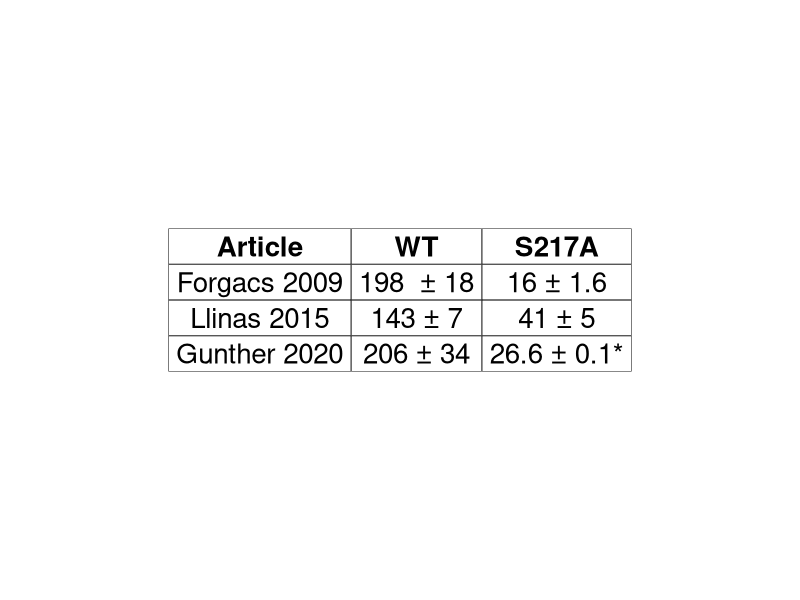
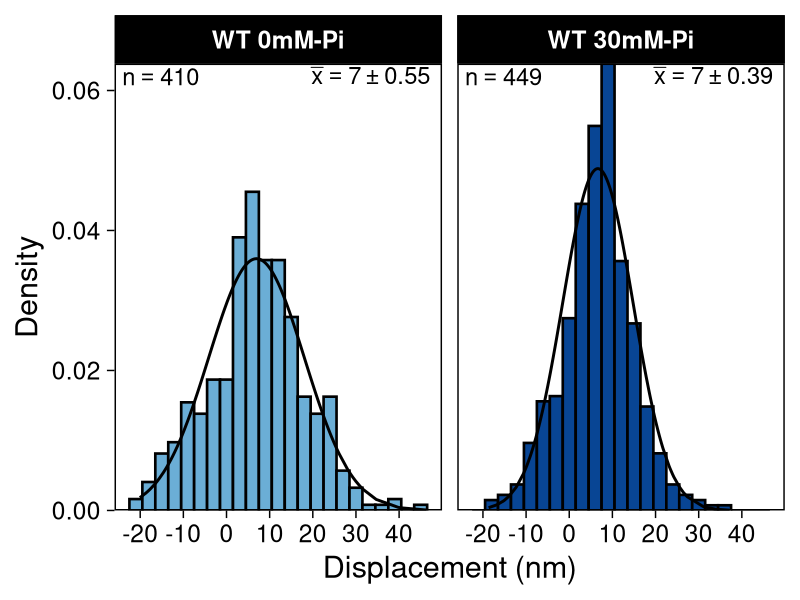
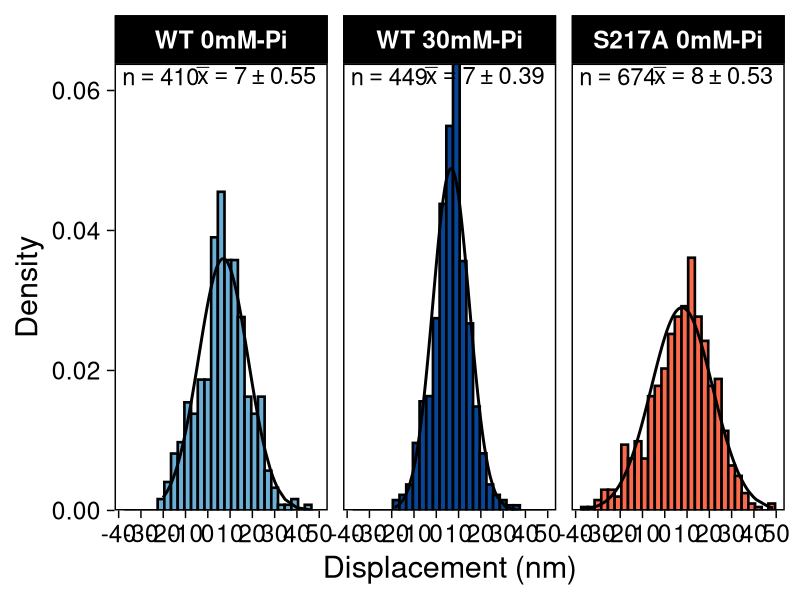
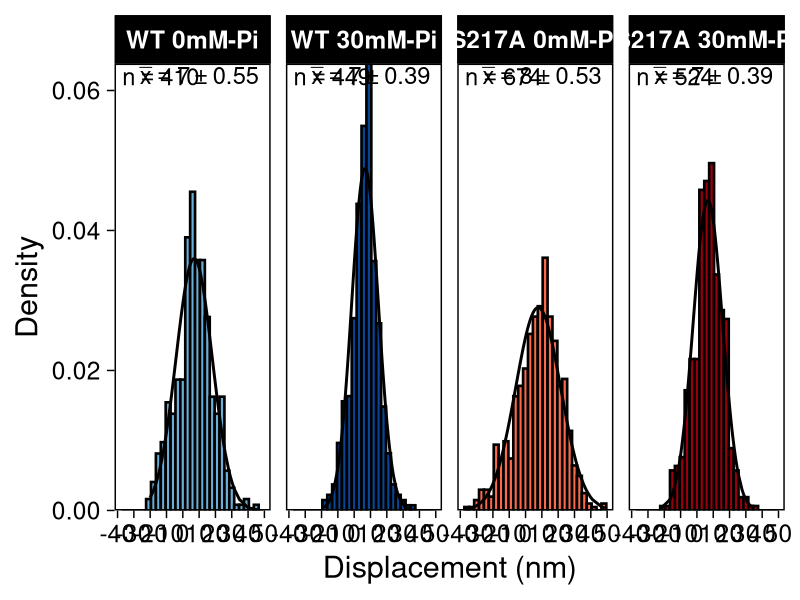
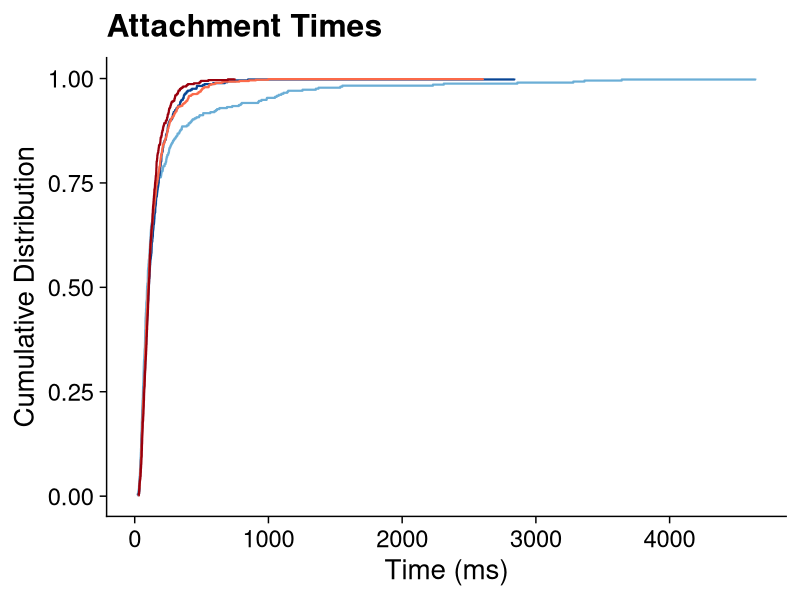
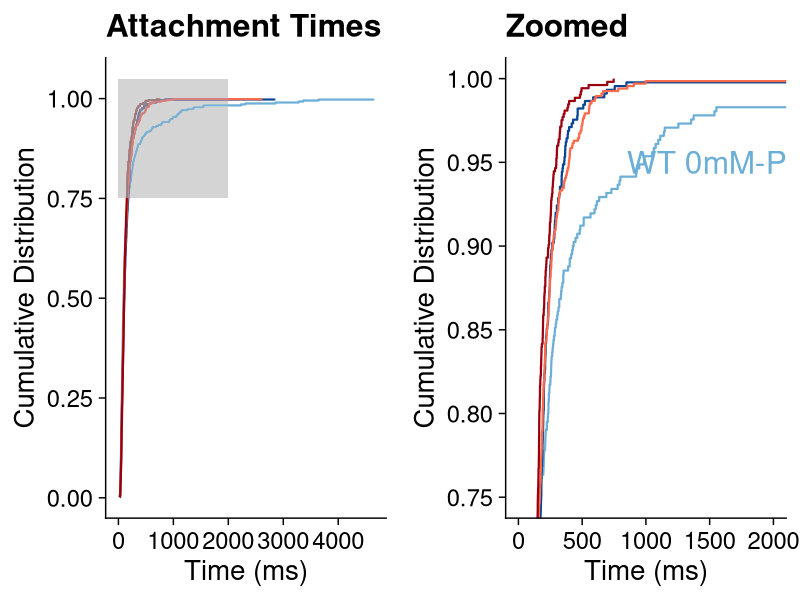
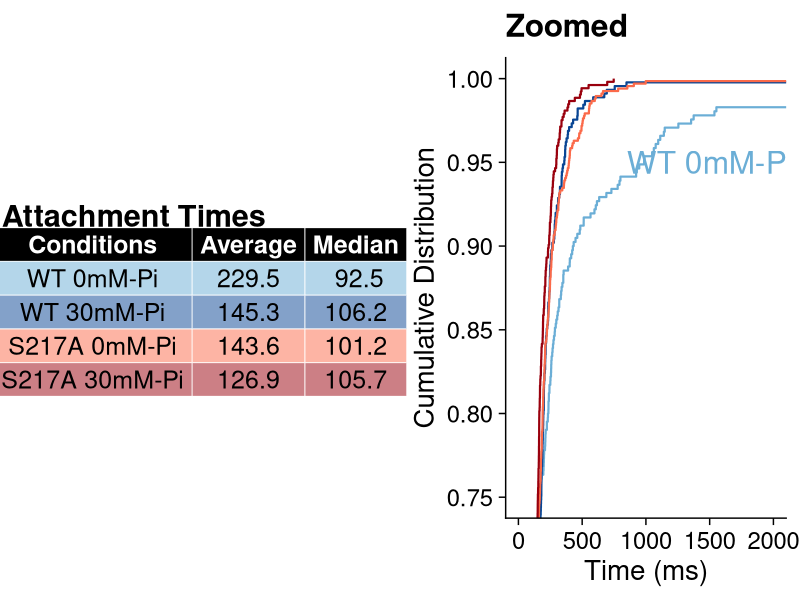

Write R code to recreate these figures, in order.
## ---- chunk 1
library(tidyverse)
options(htmltools.dir.version = TRUE)
## ---- chunk 2
tibble("Article" = c("Forgacs 2009", "Llinas 2015", "Gunther 2020"),
        "WT" = c('198  ± 18', '143 ± 7', '206 ± 34'),
        "S217A" = c("16 ± 1.6", '41 ± 5', '26.6 ± 0.1*')) %>%
  ggpubr::ggtexttable(theme = ggpubr::ttheme('classic', base_size = 20), rows = NULL)
  
## ---- chunk 3
library(ggpubr)
library(ggtext)
library(cowplot)
library(tidyverse)

# save data
# f <- list(project=list(path="~/lasertrapr/project_myoV-phosphate"))
# 
# rv <- list()
# rv$data <- lasertrapr:::summarize_trap_data(f = f,
#                                hz = 5000,
#                                factor_order = c("myoV-WT_pH-7.0_0mM-Pi",
#                                                 "myoV-WT_pH-7.0_30mM-Pi",
#                                                 "myoV-S217A_pH-7.0_0mM-Pi",
#                                                 "myoV-S217A_pH-7.0_30mM-Pi"),
#                                is_shiny = FALSE)
# write_csv(rv$data$event_files_filtered, file = "data/2020-08-09_event-files-filtered.csv")
#write_csv(rv$data$summary, file = "data/summary.csv")

event_files_filtered <- read_csv("data/2020-08-09_event-files-filtered.csv") %>%
  mutate(conditions2 = case_when(
    conditions == "myoV-WT_pH-7.0_0mM-Pi" ~ "WT 0mM-Pi",
    conditions == "myoV-WT_pH-7.0_30mM-Pi" ~"WT 30mM-Pi",
           conditions ==  "myoV-S217A_pH-7.0_0mM-Pi" ~ "S217A 0mM-Pi",
            conditions ==  "myoV-S217A_pH-7.0_30mM-Pi" ~ "S217A 30mM-Pi"
  ))

event_files_filtered$conditions2 <- factor(event_files_filtered$conditions2,
                                           levels = c("WT 0mM-Pi", "WT 30mM-Pi",
                                                      "S217A 0mM-Pi", "S217A 30mM-Pi"))

gaus <- event_files_filtered %>% 
  select(conditions2, displacement_nm) %>% 
  group_by(conditions2) %>% 
  nest(disp = c(displacement_nm)) %>% 
  mutate(curve = map(disp, ~dnorm(.$displacement_nm, mean(.$displacement_nm), sd(.$displacement_nm)))) %>% 
  unnest(cols = c(disp, curve))

summary_data <- read_csv("data/summary.csv") %>%
  mutate(conditions2 = case_when(
    conditions == "myoV-WT_pH-7.0_0mM-Pi" ~ "WT 0mM-Pi",
    conditions == "myoV-WT_pH-7.0_30mM-Pi" ~"WT 30mM-Pi",
           conditions ==  "myoV-S217A_pH-7.0_0mM-Pi" ~ "S217A 0mM-Pi",
            conditions ==  "myoV-S217A_pH-7.0_30mM-Pi" ~ "S217A 30mM-Pi"
  )) %>%
  mutate(mean_label = paste0("bar(x)==",paste(round(displacement_avg, 0), round(displacement_se, 2), sep = "%+-%")),
         n_events = paste0("n == ", num_events))

summary_data$conditions2 <- factor(summary_data $conditions2,
                                           levels = c("WT 0mM-Pi", "WT 30mM-Pi",
                                                      "S217A 0mM-Pi", "S217A 30mM-Pi"))
plot_colors <- c(RColorBrewer::brewer.pal(8, "Blues")[c(5, 8)],
                 RColorBrewer::brewer.pal(8, "Reds")[c(5, 8)])

# step_violion <- ggpubr::ggviolin(event_files_filtered,
#                                 x = "conditions2",
#                                 y = "displacement_nm",
#                                 fill = "conditions2",
#                                 palette = plot_colors,
#                                 add = "boxplot",
#                                 xlab = '',
#                                 ylab = 'Displacement (nm)',
#                                 ggtheme = ggpubr::theme_pubr(base_size=13))+
#   #ggpubr::stat_pvalue_manual(step_tukey, bracket.nudge.y = seq(10, by = 4, length.out = nrow(step_tukey)))+
#   scale_y_continuous(breaks = seq(-50, 1000, by = 15))+
#   theme(legend.position = "none",
#         axis.text.x = element_text(size = 11))
# 
# step_histo <-ggplot(data = event_files_filtered,
#                      aes(x = displacement_nm))+
#   geom_freqpoly(aes(y = stat(density), color = conditions2,),
#                  binwidth = 3,
# 
#                  size = 0.9)+
#   #facet_wrap(~conditions, ncol = 2)+
#   xlab("Step Size (nm)")+
#   scale_y_continuous(expand = c(0,0))+
#   scale_x_continuous(breaks = seq(-100, 100, by = 10))+
#   scale_color_manual(values = plot_colors)+
#   #scale_fill_brewer(palette = "Dark2")+
#   theme_cowplot(font_size = 13)+
#   theme(panel.grid = element_blank(),
#         legend.position = 'none')
# #rotate_x_text(angle = 45)

summary_data2 <- filter(summary_data, conditions2 %in% c('WT 0mM-Pi', 'WT 30mM-Pi'))
gaus2 <- filter(gaus, conditions2 %in% c('WT 0mM-Pi', 'WT 30mM-Pi'))

suppressWarnings( ggplot(data = filter(event_files_filtered, conditions2 %in% c('WT 0mM-Pi', 'WT 30mM-Pi')),
                     aes(x = displacement_nm))+
  geom_histogram(aes(y = stat(density), fill = conditions2), size = 0.9,
                 color = "black",
                 binwidth = 3)+
  geom_text(data = summary_data2,
                aes(x = Inf, y =Inf, label = mean_label), parse=T,
                  fill = NA, label.color = NA, size = 6,
                vjust = 1.2, 
                hjust = 1.1,# remove background and outline
    label.padding = grid::unit(rep(0, 4), "pt"))+
    geom_text(data = summary_data2,
                aes(x = -Inf, y =Inf, label = n_events), parse = T,
                  fill = NA, label.color = NA, size = 6,
                vjust = 1.2, 
                hjust = -0.1,# remove background and outline
    label.padding = grid::unit(rep(0, 4), "pt"))+
    
    geom_line(data = gaus2, aes(x = displacement_nm, y = curve), linetype = 'solid', size = 1)+
   
  facet_wrap(~conditions2, ncol = 4)+
  xlab("Displacement (nm)")+
  ylab("Density")+
  scale_y_continuous(expand = c(0,0))+
  scale_x_continuous(breaks = seq(-100, 100, by = 10))+
  #  coord_cartesian(ylim = c(0, 3))+
  scale_fill_manual(values = plot_colors)+
  #scale_fill_brewer(palette = "Dark2")+
  theme_linedraw(base_size = 22)+
  theme(panel.grid = element_blank(),
        legend.position = 'none',
    
        #axis.line.y = element_blank(),
        # axis.text.y = element_blank(),
        # axis.ticks.y = element_blank(),
        #strip.background = element_rect("white"),
        strip.text = element_text(face = "bold"))
)

## ---- chunk 4

summary_data3 <- filter(summary_data, conditions2 %in% c('WT 0mM-Pi', 'WT 30mM-Pi', 'S217A 0mM-Pi'))
gaus3 <- filter(gaus, conditions2 %in% c('WT 0mM-Pi', 'WT 30mM-Pi', 'S217A 0mM-Pi'))

ggplot()+

  geom_histogram(data = filter(event_files_filtered, conditions2 %in% c('WT 0mM-Pi', 'WT 30mM-Pi', 'S217A 0mM-Pi')),
                 aes(x = displacement_nm, y = stat(density), fill = conditions2), size = 0.9,
                 color = "black",
                 binwidth = 3)+
  geom_text(data = summary_data3,
                aes(x = Inf, y =Inf, label = mean_label),
                  fill = NA, label.color = NA, size = 6, parse=T,
                vjust = 1.2, 
                hjust = 1.1,# remove background and outline
    label.padding = grid::unit(rep(0, 4), "pt"))+
    geom_text(data = summary_data3,
                aes(x = -Inf, y =Inf, label = n_events),
                  fill = NA, label.color = NA, size = 6, parse=T,
                vjust = 1.2, 
                hjust = -0.1,# remove background and outline
    label.padding = grid::unit(rep(0, 4), "pt"))+
   geom_line(data = gaus3, aes(x = displacement_nm, y = curve), linetype = 'solid', size = 1)+
  
  facet_wrap(~conditions2, ncol = 4)+
  xlab("Displacement (nm)")+
  ylab("Density")+
  scale_y_continuous(expand = c(0,0))+
  scale_x_continuous(breaks = seq(-100, 100, by = 10))+
  #  coord_cartesian(ylim = c(0, 3))+
  scale_fill_manual(values = plot_colors)+
  #scale_fill_brewer(palette = "Dark2")+
  theme_linedraw(base_size = 22)+
  theme(panel.grid = element_blank(),
        legend.position = 'none',
        #axis.line.y = element_blank(),
        # axis.text.y = element_blank(),
        # axis.ticks.y = element_blank(),
        #strip.background = element_rect("white"),
        strip.text = element_text(face = "bold"))

## ---- chunk 5


ggplot()+
    # geom_rect(data = filter(event_files_filtered, conditions2 == "S217A 0mM-Pi"), xmin = -Inf,xmax = Inf, ymin = -Inf,ymax = Inf, fill = "red", alpha = 0.005) +
  geom_histogram(data = event_files_filtered,
                 aes(x = displacement_nm, y = stat(density), fill = conditions2), size = 0.9,
                 color = "black",
                 binwidth = 3)+
  geom_text(data = summary_data,
                aes(x = Inf, y =Inf, label = mean_label),
                  fill = NA, label.color = NA, size = 6, parse=T,
                vjust = 1.2, 
                hjust = 1.1,# remove background and outline
    label.padding = grid::unit(rep(0, 4), "pt"))+
    geom_text(data = summary_data,
                aes(x = -Inf, y =Inf, label = n_events),
                  fill = NA, label.color = NA, size = 6, parse=T,
                vjust = 1.2, 
                hjust = -0.1,# remove background and outline
    label.padding = grid::unit(rep(0, 4), "pt"))+
   geom_line(data = gaus, aes(x = displacement_nm, y = curve), linetype = 'solid', size = 1)+
  
  facet_wrap(~conditions2, ncol = 4)+
  xlab("Displacement (nm)")+
  ylab("Density")+
  scale_y_continuous(expand = c(0,0))+
  scale_x_continuous(breaks = seq(-100, 100, by = 10))+
  #  coord_cartesian(ylim = c(0, 3))+
  scale_fill_manual(values = plot_colors)+
  #scale_fill_brewer(palette = "Dark2")+
  theme_linedraw(base_size = 22)+
  theme(panel.grid = element_blank(),
        legend.position = 'none',
        #axis.line.y = element_blank(),
        # axis.text.y = element_blank(),
        # axis.ticks.y = element_blank(),
        #strip.background = element_rect("white"),
        strip.text = element_text(face = "bold"))

## ---- chunk 6
cum_freq_curves <-
  event_files_filtered %>% 
  split(.$conditions) %>% 
  imap_dfr(~ .x %>% dplyr::summarize(conditions = .y,
                                 time_on = unique(time_on_ms), 
                                 ecdf = ecdf(time_on_ms)(unique(time_on_ms)))) %>% 
  separate(conditions, c("myo", "ph", "pi"), sep = "_", remove = FALSE )
   
cum_freq_curves$conditions <- factor(cum_freq_curves$conditions, 
                                     levels =  c("myoV-WT_pH-7.0_0mM-Pi",
                                                  "myoV-WT_pH-7.0_30mM-Pi",
                                                  "myoV-S217A_pH-7.0_0mM-Pi",
                                                  "myoV-S217A_pH-7.0_30mM-Pi"))

cum_freq_curves$myo <- factor(cum_freq_curves$myo, 
                              levels =  c("myoV-WT",
                                          "myoV-S217A"))
cum_freq_plot <- 
  ggplot(cum_freq_curves, aes(time_on, ecdf)) + 
  geom_step(aes(color = conditions), size = 0.75)+
  #coord_cartesian(c(0, 1000))+
  #facet_grid(~myo)+
  ggtitle("Attachment Times")+
  ylab("Cumulative Distribution")+
  xlab("Time (ms)")+
  scale_color_manual(values = plot_colors)+
  #  coord_cartesian(c(0, 2000), c(0.75, 1))+
  theme_cowplot(20)+
  theme(panel.grid = element_blank(),
        legend.position = "n")

cum_freq_plot


## ---- chunk 7
cum_freq_plot <- 
  cum_freq_plot + geom_rect(aes(xmin=0, xmax=2000, ymax=1.05, ymin=0.75), fill = "grey80", alpha = 0.01)


cum_freq_plot2 <- 
  ggplot(cum_freq_curves, aes(time_on, ecdf)) + 
  geom_step(aes(color = conditions), size = 0.75)+
  annotate(geom = "text", x = 1500, y = 0.95, label = "WT 0mM-Pi", color = plot_colors[[1]], size = 8)+
  #coord_cartesian(c(0, 1000))+
  #facet_grid(~myo)+
  ggtitle("Zoomed")+
  ylab("Cumulative Distribution")+
  xlab("Time (ms)")+
  scale_color_manual(values = plot_colors)+
  coord_cartesian(c(0, 2000), c(0.75, 1))+
  theme_cowplot(20)+
  theme(panel.grid = element_blank(),
        legend.position = "n")

plot_grid(cum_freq_plot, cum_freq_plot2)

## ---- chunk 8
time_on_table <- 
  summary_data %>% 
  dplyr::select("Conditions" = conditions2,
                "Average" = time_on_avg, 
                "Median" = time_on_median) %>% 
  mutate(across(where(is.numeric), ~round(., 1))) %>% 
ggtexttable(
    rows = NULL, theme = ttheme(base_size = 4,
    colnames.style = colnames_style(fill = "black", color = "white", size = 18),
    tbody.style = tbody_style(size = 18,  fill = alpha(plot_colors, 0.5)))) %>% 
   tab_add_title(text = "Attachment Times", face = "bold", padding = unit(0.1, "line"), size = 22)
plot_grid(time_on_table, cum_freq_plot2)
